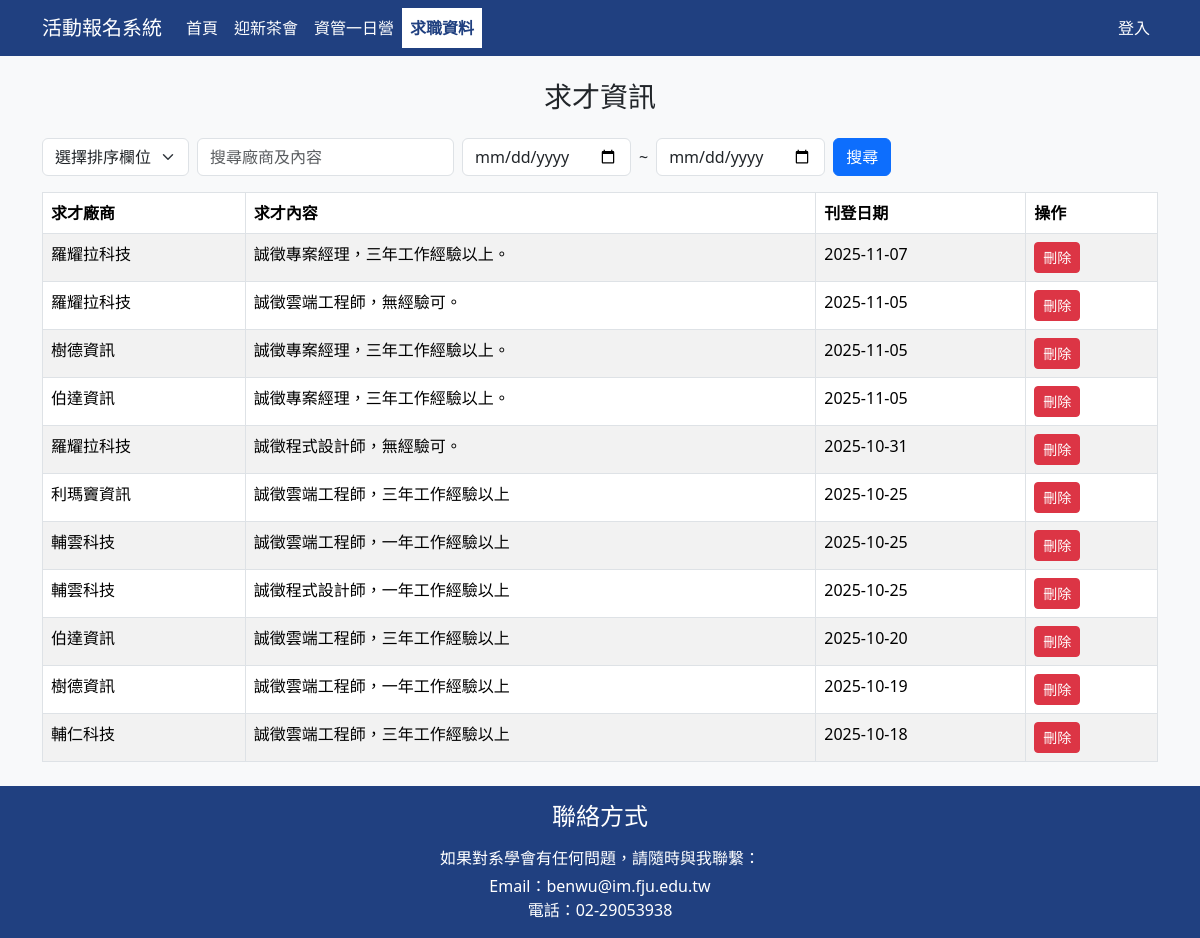
Screenshot of /week67/job.php with the database file from the repository.
### tables this page shows
CREATE TABLE `job` (
  `postid` int(11) NOT NULL,
  `company` varchar(45) NOT NULL,
  `content` text NOT NULL,
  `pdate` date NOT NULL
);

### week67/job.php (the view, shortened to what this page needs)
<?php
require_once "header.php";
try {
    require_once 'db.php';
    $order = $_POST["order"] ?? "";
    $searchtxt = mysqli_real_escape_string($conn, $_POST["searchtxt"] ?? "");
    $date_start = $_POST["date_start"] ?? "";
    $date_end = $_POST["date_end"] ?? "";
    $sql = "SELECT * FROM job";
    if ($order) {
        $sql .= " ORDER BY $order";
    } else {
        $sql .= " ORDER BY pdate DESC";
    }
    $result = mysqli_query($conn, $sql);
?>
<div class="container my-4">
    <h3 class="mb-4 text-center">求才資訊</h3>
    <form action="job.php" method="post" class="row g-2 align-items-center mb-3">
        <div class="col-auto">
            <select name="order" class="form-select">
                <option value="" <?=($order=="")?'selected':''?>>選擇排序欄位</option>
            </select>
        </div>
        <div class="col-auto">
            <input type="text" name="searchtxt" class="form-control" placeholder="搜尋廠商及內容" value="<?=htmlspecialchars($searchtxt)?>">
        </div>
        <div class="col-auto">
            <input type="date" name="date_start" class="form-control" value="<?=htmlspecialchars($date_start)?>">
        </div>
        <div class="col-auto">
            <span>~</span>
        </div>
        <div class="col-auto">
            <input type="date" name="date_end" class="form-control" value="<?=htmlspecialchars($date_end)?>">
        </div>
        <div class="col-auto">
            <input type="submit" class="btn btn-primary" value="搜尋">
        </div>
    </form>
    <table class="table table-bordered table-striped">
        <thead>
            <tr>
                <th>求才廠商</th>
                <th>求才內容</th>
                <th>刊登日期</th>
                <th>操作</th>
            </tr>
        </thead>
        <tbody>
        <?php while($row = mysqli_fetch_assoc($result)) { ?>
            <tr>
                <td><?=$row["company"]?></td>
                <td><?=$row["content"]?></td>
                <td><?=$row["pdate"]?></td>
                <td>
                    <a href="job_delete.php?postid=<?=$row['postid']?>" class="btn btn-danger btn-sm">刪除</a>
                </td>
            </tr>
        <?php } ?>
        </tbody>
    </table>
</div>
<?php
} catch(Exception $e) {
    echo 'Message: '.$e->getMessage();
}
require_once "footer.php";
?>

### week67/header.php (shortened to what this page needs)
<?php
function nav_active($file) {
    $current = basename($_SERVER['PHP_SELF']);
    return $current === $file ? ' active' : '';
}
?>
<!DOCTYPE html>
<html lang="zh-Hant">
<head>
  <link href="https://cdn.jsdelivr.net/npm/bootstrap@5.3.8/dist/css/bootstrap.min.css" rel="stylesheet">
  <link rel="stylesheet" href="custom.css" />
</head>
<body class="bg-light">
  <nav class="navbar navbar-expand-lg custom-bg">
    <div class="container">
      <a class="navbar-brand" href="index.php">活動報名系統</a>
      <div class="collapse navbar-collapse" id="navbarNav">
        <ul class="navbar-nav me-auto mb-2 mb-lg-0">
          <li class="nav-item">
            <a class="nav-link<?=nav_active('index.php')?>" aria-current="page" href="index.php">首頁</a>
          </li>
          <li class="nav-item">
            <a class="nav-link<?=nav_active('status.php')?>" href="status.php">迎新茶會</a>
          </li>
          <li class="nav-item">
            <a class="nav-link<?=nav_active('conference.php')?>" href="conference.php">資管一日營</a>
          </li>
          <li class="nav-item">
            <a class="nav-link<?=nav_active('job.php')?>" href="job.php">求職資料</a>
          </li>
        </ul>
        <ul class="navbar-nav ms-auto mb-2 mb-lg-0">
         <?php if (isset($_SESSION['user'])): ?>
          <li class="nav-item">
            <a class="nav-link" href="logout.php">登出</a>
          </li>
         <?php else: ?>
          <li class="nav-item">
           <a class="nav-link<?=nav_active('login.php')?>" href="login.php">登入</a>
          </li>
         <?php endif; ?>
        </ul>
      </div>
    </div>
  </nav>

### week67/footer.php (shortened to what this page needs)
<footer class="footer mt-auto py-3 custom-bg">
  <div class="container text-center">
    <h4 class="mb-3">聯絡方式</h4>
    <p class="mb-1">如果對系學會有任何問題，請隨時與我聯繫：</p>
    <ul class="list-unstyled mb-0">
      <li>Email：benwu@im.fju.edu.tw</li>
      <li>電話：02-29053938</li>
    </ul>
  </div>
</footer>
</body>
</html>

### week67/custom.css (style rules this page uses)
.custom-bg { background-color: #204080 !important; color: #fff !important; }
.custom-bg .navbar-nav .nav-link, .custom-bg .navbar-brand, .custom-bg .navbar-toggler { color: #fff !important; }
.custom-bg .navbar-nav .nav-link.active { font-weight: bold; color: #204080 !important; background: #fff !important; }

### rows the page displays
job: company "羅耀拉科技", content "誠徵專案經理，三年工作經驗以上。", pdate "2025-11-07"
job: company "羅耀拉科技", content "誠徵雲端工程師，無經驗可。", pdate "2025-11-05"
job: company "樹德資訊", content "誠徵專案經理，三年工作經驗以上。", pdate "2025-11-05"
job: company "伯達資訊", content "誠徵專案經理，三年工作經驗以上。", pdate "2025-11-05"
job: company "羅耀拉科技", content "誠徵程式設計師，無經驗可。", pdate "2025-10-31"
job: company "利瑪竇資訊", content "誠徵雲端工程師，三年工作經驗以上", pdate "2025-10-25"
job: company "輔雲科技", content "誠徵雲端工程師，一年工作經驗以上", pdate "2025-10-25"
job: company "輔雲科技", content "誠徵程式設計師，一年工作經驗以上", pdate "2025-10-25"
job: company "伯達資訊", content "誠徵雲端工程師，三年工作經驗以上", pdate "2025-10-20"
job: company "樹德資訊", content "誠徵雲端工程師，一年工作經驗以上", pdate "2025-10-19"
job: company "輔仁科技", content "誠徵雲端工程師，三年工作經驗以上", pdate "2025-10-18"
